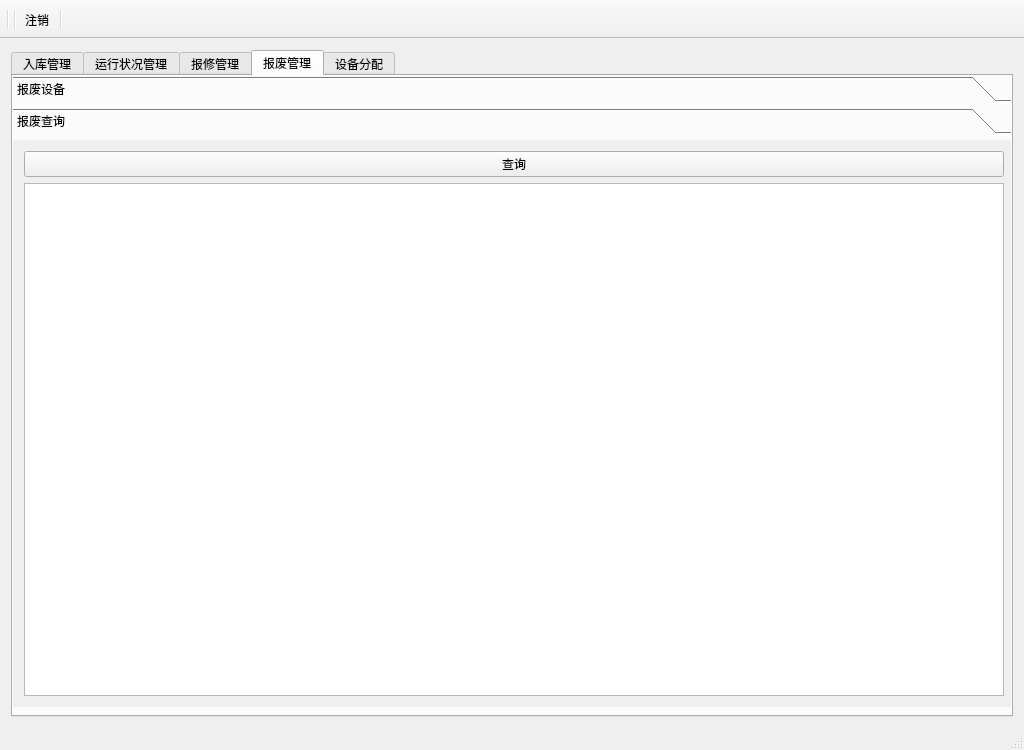
<?xml version="1.0" encoding="UTF-8"?>
<ui version="4.0">
 <class>MainWindow</class>
 <widget class="QMainWindow" name="MainWindow">
  <property name="windowModality">
   <enum>Qt::ApplicationModal</enum>
  </property>
  <property name="enabled">
   <bool>true</bool>
  </property>
  <property name="geometry">
   <rect>
    <x>0</x>
    <y>0</y>
    <width>1024</width>
    <height>739</height>
   </rect>
  </property>
  <property name="sizePolicy">
   <sizepolicy hsizetype="Fixed" vsizetype="Fixed">
    <horstretch>0</horstretch>
    <verstretch>0</verstretch>
   </sizepolicy>
  </property>
  <property name="maximumSize">
   <size>
    <width>1028</width>
    <height>739</height>
   </size>
  </property>
  <property name="windowTitle">
   <string>实验室设备管理系统 v1.0</string>
  </property>
  <widget class="QWidget" name="centralWidget">
   <layout class="QGridLayout" name="gridLayout">
    <item row="0" column="0">
     <widget class="QTabWidget" name="tabWidget_4">
      <property name="enabled">
       <bool>true</bool>
      </property>
      <property name="minimumSize">
       <size>
        <width>883</width>
        <height>667</height>
       </size>
      </property>
      <property name="tabShape">
       <enum>QTabWidget::Rounded</enum>
      </property>
      <property name="currentIndex">
       <number>3</number>
      </property>
      <property name="tabBarAutoHide">
       <bool>false</bool>
      </property>
      <widget class="QWidget" name="tab">
       <attribute name="title">
        <string>入库管理</string>
       </attribute>
       <layout class="QGridLayout" name="gridLayout_2">
        <item row="1" column="0">
         <layout class="QHBoxLayout" name="horizontalLayout">
          <property name="spacing">
           <number>150</number>
          </property>
          <item>
           <widget class="QPushButton" name="pushButton_2">
            <property name="text">
             <string>提交</string>
            </property>
           </widget>
          </item>
          <item>
           <widget class="QPushButton" name="pushButton">
            <property name="text">
             <string>重置</string>
            </property>
           </widget>
          </item>
         </layout>
        </item>
        <item row="0" column="0">
         <layout class="QFormLayout" name="formLayout">
          <property name="labelAlignment">
           <set>Qt::AlignLeading|Qt::AlignLeft|Qt::AlignVCenter</set>
          </property>
          <property name="horizontalSpacing">
           <number>40</number>
          </property>
          <property name="verticalSpacing">
           <number>30</number>
          </property>
          <property name="leftMargin">
           <number>10</number>
          </property>
          <property name="topMargin">
           <number>20</number>
          </property>
          <property name="rightMargin">
           <number>10</number>
          </property>
          <property name="bottomMargin">
           <number>20</number>
          </property>
          <item row="0" column="0">
           <widget class="QLabel" name="Label_1_1">
            <property name="minimumSize">
             <size>
              <width>77</width>
              <height>21</height>
             </size>
            </property>
            <property name="text">
             <string>名    称：</string>
            </property>
           </widget>
          </item>
          <item row="0" column="1">
           <widget class="QLineEdit" name="LineEdit">
            <property name="minimumSize">
             <size>
              <width>214</width>
              <height>21</height>
             </size>
            </property>
            <property name="alignment">
             <set>Qt::AlignCenter</set>
            </property>
           </widget>
          </item>
          <item row="1" column="0">
           <widget class="QLabel" name="Label_1_2">
            <property name="minimumSize">
             <size>
              <width>76</width>
              <height>21</height>
             </size>
            </property>
            <property name="text">
             <string>设 备 号：</string>
            </property>
           </widget>
          </item>
          <item row="1" column="1">
           <widget class="QLineEdit" name="LineEdit_2">
            <property name="minimumSize">
             <size>
              <width>214</width>
              <height>21</height>
             </size>
            </property>
            <property name="alignment">
             <set>Qt::AlignCenter</set>
            </property>
           </widget>
          </item>
          <item row="2" column="0">
           <widget class="QLabel" name="Label_1_3">
            <property name="minimumSize">
             <size>
              <width>77</width>
              <height>21</height>
             </size>
            </property>
            <property name="text">
             <string>型    号：</string>
            </property>
           </widget>
          </item>
          <item row="2" column="1">
           <widget class="QLineEdit" name="LineEdit_3">
            <property name="minimumSize">
             <size>
              <width>214</width>
              <height>21</height>
             </size>
            </property>
            <property name="alignment">
             <set>Qt::AlignCenter</set>
            </property>
           </widget>
          </item>
          <item row="3" column="0">
           <widget class="QLabel" name="Label_1_4">
            <property name="minimumSize">
             <size>
              <width>77</width>
              <height>21</height>
             </size>
            </property>
            <property name="text">
             <string>规    格：</string>
            </property>
           </widget>
          </item>
          <item row="3" column="1">
           <widget class="QLineEdit" name="LineEdit_4">
            <property name="minimumSize">
             <size>
              <width>214</width>
              <height>21</height>
             </size>
            </property>
            <property name="alignment">
             <set>Qt::AlignCenter</set>
            </property>
           </widget>
          </item>
          <item row="4" column="0">
           <widget class="QLabel" name="Label_5">
            <property name="minimumSize">
             <size>
              <width>77</width>
              <height>21</height>
             </size>
            </property>
            <property name="text">
             <string>单    价：</string>
            </property>
           </widget>
          </item>
          <item row="4" column="1">
           <widget class="QLineEdit" name="LineEdit_5">
            <property name="minimumSize">
             <size>
              <width>214</width>
              <height>21</height>
             </size>
            </property>
            <property name="alignment">
             <set>Qt::AlignCenter</set>
            </property>
           </widget>
          </item>
          <item row="5" column="0">
           <widget class="QLabel" name="Label_6">
            <property name="minimumSize">
             <size>
              <width>77</width>
              <height>21</height>
             </size>
            </property>
            <property name="text">
             <string>数    量：</string>
            </property>
           </widget>
          </item>
          <item row="5" column="1">
           <widget class="QLineEdit" name="LineEdit_6">
            <property name="minimumSize">
             <size>
              <width>214</width>
              <height>21</height>
             </size>
            </property>
            <property name="alignment">
             <set>Qt::AlignCenter</set>
            </property>
           </widget>
          </item>
          <item row="6" column="0">
           <widget class="QLabel" name="Label_7">
            <property name="minimumSize">
             <size>
              <width>75</width>
              <height>21</height>
             </size>
            </property>
            <property name="text">
             <string>购置日期：</string>
            </property>
           </widget>
          </item>
          <item row="7" column="0">
           <widget class="QLabel" name="Label_8">
            <property name="minimumSize">
             <size>
              <width>75</width>
              <height>21</height>
             </size>
            </property>
            <property name="text">
             <string>生产商家：</string>
            </property>
           </widget>
          </item>
          <item row="7" column="1">
           <widget class="QLineEdit" name="LineEdit_8">
            <property name="minimumSize">
             <size>
              <width>214</width>
              <height>21</height>
             </size>
            </property>
            <property name="alignment">
             <set>Qt::AlignCenter</set>
            </property>
           </widget>
          </item>
          <item row="8" column="0">
           <widget class="QLabel" name="Label_9">
            <property name="minimumSize">
             <size>
              <width>76</width>
              <height>21</height>
             </size>
            </property>
            <property name="text">
             <string>购 买 人：</string>
            </property>
           </widget>
          </item>
          <item row="8" column="1">
           <widget class="QLineEdit" name="LineEdit_9">
            <property name="minimumSize">
             <size>
              <width>214</width>
              <height>21</height>
             </size>
            </property>
            <property name="alignment">
             <set>Qt::AlignCenter</set>
            </property>
           </widget>
          </item>
          <item row="9" column="0">
           <widget class="QLabel" name="Label_lot">
            <property name="text">
             <string>批    次：</string>
            </property>
           </widget>
          </item>
          <item row="9" column="1">
           <widget class="QLineEdit" name="LineEdit_lot">
            <property name="alignment">
             <set>Qt::AlignCenter</set>
            </property>
           </widget>
          </item>
          <item row="6" column="1">
           <widget class="QDateEdit" name="dateEdit_2"/>
          </item>
         </layout>
        </item>
       </layout>
      </widget>
      <widget class="QWidget" name="tab_2">
       <attribute name="title">
        <string>运行状况管理</string>
       </attribute>
       <widget class="QToolBox" name="toolBox">
        <property name="geometry">
         <rect>
          <x>0</x>
          <y>0</y>
          <width>1002</width>
          <height>631</height>
         </rect>
        </property>
        <property name="sizePolicy">
         <sizepolicy hsizetype="Maximum" vsizetype="Maximum">
          <horstretch>0</horstretch>
          <verstretch>0</verstretch>
         </sizepolicy>
        </property>
        <property name="minimumSize">
         <size>
          <width>880</width>
          <height>300</height>
         </size>
        </property>
        <property name="currentIndex">
         <number>0</number>
        </property>
        <widget class="QWidget" name="page">
         <property name="geometry">
          <rect>
           <x>0</x>
           <y>0</y>
           <width>1002</width>
           <height>571</height>
          </rect>
         </property>
         <attribute name="label">
          <string>条件查询</string>
         </attribute>
         <layout class="QGridLayout" name="gridLayout_4">
          <item row="0" column="0">
           <layout class="QHBoxLayout" name="horizontalLayout_2">
            <item>
             <widget class="QComboBox" name="comboBox_s">
              <property name="layoutDirection">
               <enum>Qt::LeftToRight</enum>
              </property>
              <property name="autoFillBackground">
               <bool>false</bool>
              </property>
              <item>
               <property name="text">
                <string>购置日期</string>
               </property>
              </item>
              <item>
               <property name="text">
                <string>设备名称</string>
               </property>
              </item>
              <item>
               <property name="text">
                <string>购买人</string>
               </property>
              </item>
             </widget>
            </item>
            <item>
             <widget class="QDateEdit" name="dateEdit">
              <property name="alignment">
               <set>Qt::AlignCenter</set>
              </property>
              <property name="dateTime">
               <datetime>
                <hour>0</hour>
                <minute>0</minute>
                <second>0</second>
                <year>2020</year>
                <month>12</month>
                <day>17</day>
               </datetime>
              </property>
              <property name="minimumDate">
               <date>
                <year>2020</year>
                <month>12</month>
                <day>12</day>
               </date>
              </property>
             </widget>
            </item>
            <item>
             <widget class="QLineEdit" name="lineEdit_s_dn"/>
            </item>
            <item>
             <widget class="QPushButton" name="pushButton_s">
              <property name="text">
               <string>查询</string>
              </property>
             </widget>
            </item>
           </layout>
          </item>
          <item row="1" column="0">
           <widget class="Line" name="line">
            <property name="orientation">
             <enum>Qt::Horizontal</enum>
            </property>
           </widget>
          </item>
          <item row="2" column="0">
           <widget class="QTableWidget" name="tableWidget_1">
            <property name="contextMenuPolicy">
             <enum>Qt::CustomContextMenu</enum>
            </property>
           </widget>
          </item>
         </layout>
        </widget>
        <widget class="QWidget" name="page_2">
         <property name="geometry">
          <rect>
           <x>0</x>
           <y>0</y>
           <width>115</width>
           <height>144</height>
          </rect>
         </property>
         <attribute name="label">
          <string>全局查询</string>
         </attribute>
         <layout class="QGridLayout" name="gridLayout_3">
          <item row="0" column="0">
           <widget class="QPushButton" name="pushButton_3">
            <property name="text">
             <string>查询</string>
            </property>
           </widget>
          </item>
          <item row="1" column="0">
           <widget class="QTableWidget" name="tableWidget_2">
            <property name="contextMenuPolicy">
             <enum>Qt::DefaultContextMenu</enum>
            </property>
            <property name="layoutDirection">
             <enum>Qt::LeftToRight</enum>
            </property>
           </widget>
          </item>
         </layout>
        </widget>
       </widget>
      </widget>
      <widget class="QWidget" name="tab_3">
       <attribute name="title">
        <string>报修管理</string>
       </attribute>
       <widget class="QToolBox" name="toolBox_2">
        <property name="geometry">
         <rect>
          <x>0</x>
          <y>0</y>
          <width>1002</width>
          <height>631</height>
         </rect>
        </property>
        <property name="currentIndex">
         <number>0</number>
        </property>
        <widget class="QWidget" name="page_3">
         <property name="geometry">
          <rect>
           <x>0</x>
           <y>0</y>
           <width>1002</width>
           <height>541</height>
          </rect>
         </property>
         <attribute name="label">
          <string>设备报修</string>
         </attribute>
         <layout class="QGridLayout" name="gridLayout_5">
          <item row="1" column="0">
           <widget class="Line" name="line_3">
            <property name="orientation">
             <enum>Qt::Horizontal</enum>
            </property>
           </widget>
          </item>
          <item row="0" column="0">
           <layout class="QFormLayout" name="formLayout_3">
            <property name="labelAlignment">
             <set>Qt::AlignCenter</set>
            </property>
            <property name="formAlignment">
             <set>Qt::AlignCenter</set>
            </property>
            <item row="0" column="0">
             <widget class="QLabel" name="Label_r_n">
              <property name="text">
               <string>设备名：</string>
              </property>
             </widget>
            </item>
            <item row="0" column="1">
             <widget class="QLineEdit" name="LineEdit_r_name_1">
              <property name="alignment">
               <set>Qt::AlignCenter</set>
              </property>
             </widget>
            </item>
            <item row="1" column="0">
             <widget class="QLabel" name="Label_r_m">
              <property name="text">
               <string>修理费：</string>
              </property>
             </widget>
            </item>
            <item row="1" column="1">
             <widget class="QLineEdit" name="LineEdit_r_money_1">
              <property name="alignment">
               <set>Qt::AlignCenter</set>
              </property>
             </widget>
            </item>
            <item row="2" column="0">
             <widget class="QLabel" name="Label_r_peo">
              <property name="text">
               <string>责任人：</string>
              </property>
             </widget>
            </item>
            <item row="2" column="1">
             <widget class="QLineEdit" name="LineEdit_r_peo_1">
              <property name="alignment">
               <set>Qt::AlignCenter</set>
              </property>
             </widget>
            </item>
            <item row="3" column="0">
             <widget class="QLabel" name="Label_r_p">
              <property name="text">
               <string>修理厂家：</string>
              </property>
             </widget>
            </item>
            <item row="3" column="1">
             <widget class="QLineEdit" name="LineEdit_r_pro_1">
              <property name="alignment">
               <set>Qt::AlignCenter</set>
              </property>
             </widget>
            </item>
            <item row="4" column="0">
             <widget class="QLabel" name="Label_r_num">
              <property name="text">
               <string>数量</string>
              </property>
             </widget>
            </item>
            <item row="4" column="1">
             <widget class="QLineEdit" name="LineEdit_r_num_1">
              <property name="alignment">
               <set>Qt::AlignCenter</set>
              </property>
             </widget>
            </item>
            <item row="5" column="0">
             <widget class="QLabel" name="Label_r_iden_1">
              <property name="text">
               <string>维修编号：</string>
              </property>
             </widget>
            </item>
            <item row="5" column="1">
             <widget class="QLineEdit" name="LineEdit_r_iden_1">
              <property name="text">
               <string>由日期加上维修请求的序号，如2020121710  为2020/12/17 的第10次请求</string>
              </property>
              <property name="alignment">
               <set>Qt::AlignCenter</set>
              </property>
             </widget>
            </item>
            <item row="6" column="0">
             <widget class="QLabel" name="Label_r_lot">
              <property name="text">
               <string>批次：</string>
              </property>
             </widget>
            </item>
            <item row="6" column="1">
             <widget class="QLineEdit" name="LineEdit_r_lot">
              <property name="alignment">
               <set>Qt::AlignCenter</set>
              </property>
             </widget>
            </item>
           </layout>
          </item>
          <item row="2" column="0">
           <layout class="QHBoxLayout" name="horizontalLayout_6">
            <property name="bottomMargin">
             <number>80</number>
            </property>
            <item>
             <widget class="QPushButton" name="pushButton_5">
              <property name="text">
               <string>提交维修信息</string>
              </property>
             </widget>
            </item>
            <item>
             <widget class="Line" name="line_2">
              <property name="orientation">
               <enum>Qt::Vertical</enum>
              </property>
             </widget>
            </item>
            <item>
             <widget class="QPushButton" name="pushButton_4">
              <property name="text">
               <string>取消</string>
              </property>
             </widget>
            </item>
           </layout>
          </item>
         </layout>
        </widget>
        <widget class="QWidget" name="page_4">
         <property name="geometry">
          <rect>
           <x>0</x>
           <y>0</y>
           <width>227</width>
           <height>290</height>
          </rect>
         </property>
         <attribute name="label">
          <string>完成维修</string>
         </attribute>
         <layout class="QGridLayout" name="gridLayout_6">
          <item row="1" column="0">
           <widget class="Line" name="line_5">
            <property name="orientation">
             <enum>Qt::Horizontal</enum>
            </property>
           </widget>
          </item>
          <item row="2" column="0">
           <layout class="QHBoxLayout" name="horizontalLayout_7">
            <property name="bottomMargin">
             <number>80</number>
            </property>
            <item>
             <widget class="QPushButton" name="pushButton_6">
              <property name="text">
               <string>确认提交</string>
              </property>
             </widget>
            </item>
            <item>
             <widget class="Line" name="line_4">
              <property name="orientation">
               <enum>Qt::Vertical</enum>
              </property>
             </widget>
            </item>
            <item>
             <widget class="QPushButton" name="pushButton_7">
              <property name="text">
               <string>取消</string>
              </property>
             </widget>
            </item>
           </layout>
          </item>
          <item row="0" column="0">
           <layout class="QFormLayout" name="formLayout_4">
            <property name="labelAlignment">
             <set>Qt::AlignCenter</set>
            </property>
            <property name="formAlignment">
             <set>Qt::AlignCenter</set>
            </property>
            <item row="0" column="0">
             <widget class="QLabel" name="Label_return_n">
              <property name="text">
               <string>设备名：</string>
              </property>
             </widget>
            </item>
            <item row="0" column="1">
             <widget class="QLineEdit" name="LineEdit_r_name_2">
              <property name="alignment">
               <set>Qt::AlignCenter</set>
              </property>
             </widget>
            </item>
            <item row="1" column="0">
             <widget class="QLabel" name="Label_return_peo">
              <property name="text">
               <string>责任人：</string>
              </property>
             </widget>
            </item>
            <item row="1" column="1">
             <widget class="QLineEdit" name="LineEdit_r_peo_2">
              <property name="alignment">
               <set>Qt::AlignCenter</set>
              </property>
             </widget>
            </item>
            <item row="3" column="0">
             <widget class="QLabel" name="Label_return_p">
              <property name="text">
               <string>维修厂家：</string>
              </property>
             </widget>
            </item>
            <item row="3" column="1">
             <widget class="QLineEdit" name="LineEdit_r_pro_2">
              <property name="alignment">
               <set>Qt::AlignCenter</set>
              </property>
             </widget>
            </item>
            <item row="4" column="0">
             <widget class="QLabel" name="Label_return_num">
              <property name="text">
               <string>数量：</string>
              </property>
             </widget>
            </item>
            <item row="4" column="1">
             <widget class="QLineEdit" name="LineEdit_r_num_2">
              <property name="alignment">
               <set>Qt::AlignCenter</set>
              </property>
             </widget>
            </item>
            <item row="5" column="0">
             <widget class="QLabel" name="Label_return_d">
              <property name="text">
               <string>维修编号：</string>
              </property>
             </widget>
            </item>
            <item row="5" column="1">
             <widget class="QLineEdit" name="LineEdit_r_iden_2">
              <property name="text">
               <string>由日期加上维修请求的序号，如2020121710  为2020/12/17 的第10次请求</string>
              </property>
              <property name="alignment">
               <set>Qt::AlignCenter</set>
              </property>
             </widget>
            </item>
           </layout>
          </item>
         </layout>
        </widget>
        <widget class="QWidget" name="page_5">
         <property name="geometry">
          <rect>
           <x>0</x>
           <y>0</y>
           <width>117</width>
           <height>146</height>
          </rect>
         </property>
         <attribute name="label">
          <string>送修情况</string>
         </attribute>
         <layout class="QGridLayout" name="gridLayout_7">
          <item row="0" column="0">
           <layout class="QHBoxLayout" name="horizontalLayout_8">
            <item>
             <widget class="QPushButton" name="pushButton_8">
              <property name="text">
               <string>查询</string>
              </property>
             </widget>
            </item>
           </layout>
          </item>
          <item row="1" column="0">
           <widget class="QTableWidget" name="tableWidget_3"/>
          </item>
         </layout>
        </widget>
       </widget>
      </widget>
      <widget class="QWidget" name="tab_4">
       <attribute name="title">
        <string>报废管理</string>
       </attribute>
       <widget class="QToolBox" name="toolBox_3">
        <property name="geometry">
         <rect>
          <x>0</x>
          <y>0</y>
          <width>1002</width>
          <height>631</height>
         </rect>
        </property>
        <property name="currentIndex">
         <number>1</number>
        </property>
        <widget class="QWidget" name="page_6">
         <property name="geometry">
          <rect>
           <x>0</x>
           <y>0</y>
           <width>1002</width>
           <height>571</height>
          </rect>
         </property>
         <attribute name="label">
          <string>报废设备</string>
         </attribute>
         <layout class="QGridLayout" name="gridLayout_8">
          <item row="0" column="0">
           <layout class="QFormLayout" name="formLayout_5">
            <property name="labelAlignment">
             <set>Qt::AlignCenter</set>
            </property>
            <property name="formAlignment">
             <set>Qt::AlignCenter</set>
            </property>
            <item row="0" column="0">
             <widget class="QLabel" name="Label_scrap_dn">
              <property name="text">
               <string>设备名：</string>
              </property>
             </widget>
            </item>
            <item row="0" column="1">
             <widget class="QLineEdit" name="LineEdit_scrap_dn">
              <property name="alignment">
               <set>Qt::AlignCenter</set>
              </property>
             </widget>
            </item>
            <item row="1" column="0">
             <widget class="QLabel" name="Label_scrap_num">
              <property name="text">
               <string>数量：</string>
              </property>
             </widget>
            </item>
            <item row="1" column="1">
             <widget class="QLineEdit" name="LineEdit_scrap_num">
              <property name="alignment">
               <set>Qt::AlignCenter</set>
              </property>
             </widget>
            </item>
            <item row="2" column="0">
             <widget class="QLabel" name="Label_scrap_lot">
              <property name="text">
               <string>批次：</string>
              </property>
             </widget>
            </item>
            <item row="2" column="1">
             <widget class="QLineEdit" name="LineEdit_scrap_lot">
              <property name="alignment">
               <set>Qt::AlignCenter</set>
              </property>
             </widget>
            </item>
            <item row="3" column="0">
             <widget class="QLabel" name="Label_scrap_date">
              <property name="text">
               <string>报废日期：</string>
              </property>
             </widget>
            </item>
            <item row="4" column="0">
             <widget class="QLabel" name="Label_scrap_mess">
              <property name="text">
               <string>备注：</string>
              </property>
             </widget>
            </item>
            <item row="4" column="1">
             <widget class="QLineEdit" name="LineEdit_scrap_mess">
              <property name="alignment">
               <set>Qt::AlignCenter</set>
              </property>
             </widget>
            </item>
            <item row="3" column="1">
             <widget class="QDateTimeEdit" name="dateTimeEdit">
              <property name="minimumDate">
               <date>
                <year>2020</year>
                <month>12</month>
                <day>10</day>
               </date>
              </property>
             </widget>
            </item>
           </layout>
          </item>
          <item row="2" column="0">
           <layout class="QHBoxLayout" name="horizontalLayout_9">
            <property name="bottomMargin">
             <number>80</number>
            </property>
            <item>
             <widget class="QPushButton" name="pushButton_9">
              <property name="text">
               <string>确认报废</string>
              </property>
             </widget>
            </item>
            <item>
             <widget class="Line" name="line_6">
              <property name="orientation">
               <enum>Qt::Vertical</enum>
              </property>
             </widget>
            </item>
            <item>
             <widget class="QPushButton" name="pushButton_10">
              <property name="text">
               <string>取消</string>
              </property>
             </widget>
            </item>
           </layout>
          </item>
          <item row="1" column="0">
           <widget class="Line" name="line_7">
            <property name="orientation">
             <enum>Qt::Horizontal</enum>
            </property>
           </widget>
          </item>
         </layout>
        </widget>
        <widget class="QWidget" name="page_7">
         <property name="geometry">
          <rect>
           <x>0</x>
           <y>0</y>
           <width>1002</width>
           <height>571</height>
          </rect>
         </property>
         <attribute name="label">
          <string>报废查询</string>
         </attribute>
         <layout class="QGridLayout" name="gridLayout_9">
          <item row="0" column="0">
           <layout class="QHBoxLayout" name="horizontalLayout_10">
            <item>
             <widget class="QPushButton" name="pushButton_11">
              <property name="text">
               <string>查询</string>
              </property>
             </widget>
            </item>
           </layout>
          </item>
          <item row="1" column="0">
           <widget class="QTableWidget" name="tableWidget_scrap"/>
          </item>
         </layout>
        </widget>
       </widget>
      </widget>
      <widget class="QWidget" name="tab_5">
       <attribute name="title">
        <string>设备分配</string>
       </attribute>
       <layout class="QGridLayout" name="gridLayout_10">
        <item row="0" column="0">
         <widget class="QTextEdit" name="textEdit">
          <property name="html">
           <string>&lt;!DOCTYPE HTML PUBLIC &quot;-//W3C//DTD HTML 4.0//EN&quot; &quot;http://www.w3.org/TR/REC-html40/strict.dtd&quot;&gt;
&lt;html&gt;&lt;head&gt;&lt;meta name=&quot;qrichtext&quot; content=&quot;1&quot; /&gt;&lt;style type=&quot;text/css&quot;&gt;
p, li { white-space: pre-wrap; }
&lt;/style&gt;&lt;/head&gt;&lt;body style=&quot; font-family:'SimSun'; font-size:9pt; font-weight:400; font-style:normal;&quot;&gt;
&lt;p align=&quot;center&quot; style=&quot;-qt-paragraph-type:empty; margin-top:12px; margin-bottom:12px; margin-left:0px; margin-right:0px; -qt-block-indent:0; text-indent:0px;&quot;&gt;&lt;br /&gt;&lt;/p&gt;
&lt;p align=&quot;center&quot; style=&quot;-qt-paragraph-type:empty; margin-top:12px; margin-bottom:12px; margin-left:0px; margin-right:0px; -qt-block-indent:0; text-indent:0px;&quot;&gt;&lt;br /&gt;&lt;/p&gt;
&lt;p align=&quot;center&quot; style=&quot;-qt-paragraph-type:empty; margin-top:12px; margin-bottom:12px; margin-left:0px; margin-right:0px; -qt-block-indent:0; text-indent:0px;&quot;&gt;&lt;br /&gt;&lt;/p&gt;
&lt;p align=&quot;center&quot; style=&quot;-qt-paragraph-type:empty; margin-top:12px; margin-bottom:12px; margin-left:0px; margin-right:0px; -qt-block-indent:0; text-indent:0px;&quot;&gt;&lt;br /&gt;&lt;/p&gt;
&lt;p align=&quot;center&quot; style=&quot;-qt-paragraph-type:empty; margin-top:12px; margin-bottom:12px; margin-left:0px; margin-right:0px; -qt-block-indent:0; text-indent:0px;&quot;&gt;&lt;br /&gt;&lt;/p&gt;
&lt;p align=&quot;center&quot; style=&quot; margin-top:12px; margin-bottom:12px; margin-left:0px; margin-right:0px; -qt-block-indent:0; text-indent:0px;&quot;&gt;&lt;br /&gt;&lt;/p&gt;
&lt;p align=&quot;center&quot; style=&quot; margin-top:12px; margin-bottom:12px; margin-left:0px; margin-right:0px; -qt-block-indent:0; text-indent:0px;&quot;&gt;&lt;span style=&quot; font-size:18pt; font-weight:600;&quot;&gt;功能未开放&lt;/span&gt;&lt;/p&gt;&lt;/body&gt;&lt;/html&gt;</string>
          </property>
         </widget>
        </item>
       </layout>
      </widget>
     </widget>
    </item>
   </layout>
  </widget>
  <widget class="QStatusBar" name="statusBar"/>
  <widget class="QToolBar" name="toolBar">
   <property name="windowTitle">
    <string>toolBar</string>
   </property>
   <property name="movable">
    <bool>false</bool>
   </property>
   <property name="floatable">
    <bool>false</bool>
   </property>
   <attribute name="toolBarArea">
    <enum>TopToolBarArea</enum>
   </attribute>
   <attribute name="toolBarBreak">
    <bool>false</bool>
   </attribute>
   <addaction name="separator"/>
   <addaction name="separator"/>
   <addaction name="action_logout"/>
   <addaction name="separator"/>
   <addaction name="action_resetpass"/>
  </widget>
  <action name="action_logout">
   <property name="checked">
    <bool>false</bool>
   </property>
   <property name="text">
    <string>注销</string>
   </property>
  </action>
  <action name="action_resetpass">
   <property name="text">
    <string/>
   </property>
  </action>
 </widget>
 <layoutdefault spacing="6" margin="11"/>
 <resources/>
 <connections/>
</ui>
